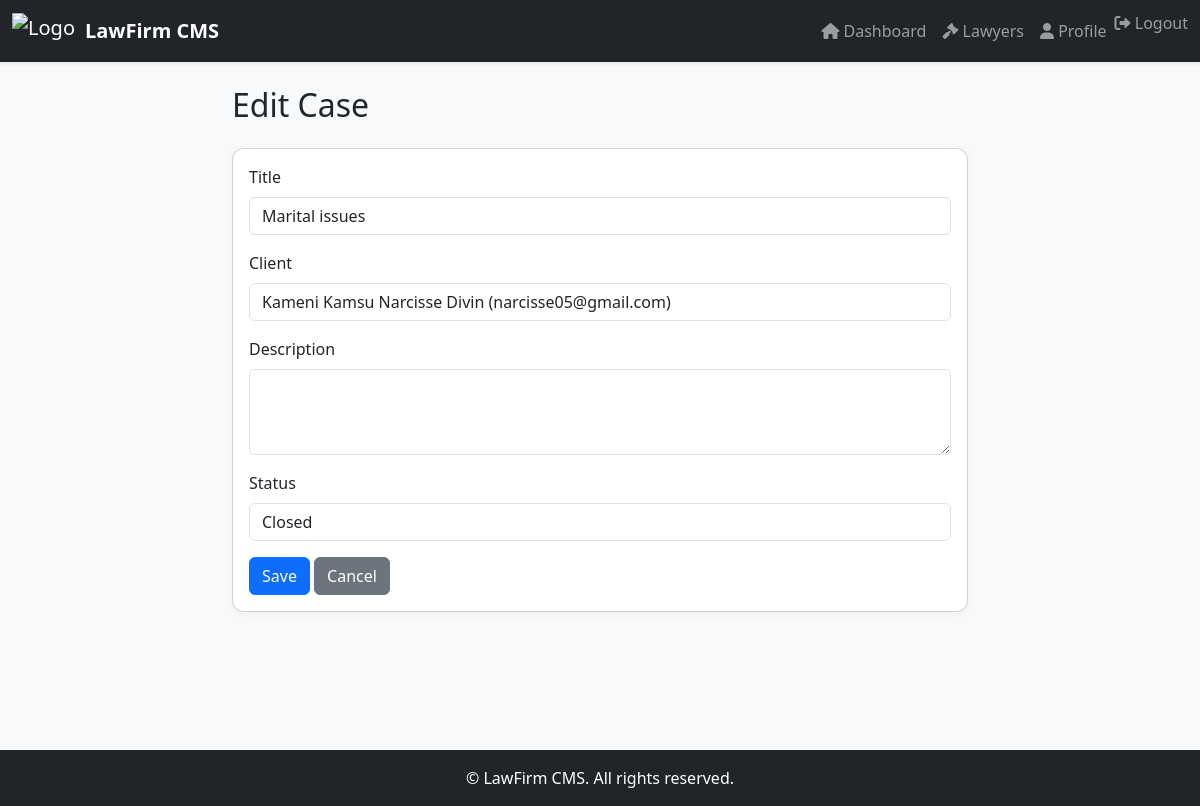
Page /case/2/edit/ (signed in) on the committed database.
### core/models.py (models this page shows, shortened)
class Case(models.Model):
    STATUS = [
        ('open',    'Open'),
        ('pending', 'Pending'),
        ('closed',  'Closed'),
    ]
    title       = models.CharField(max_length=255)
    client      = models.ForeignKey(Client, on_delete=models.CASCADE)
    description = models.TextField(blank=True)
    lawyer      = models.ForeignKey(User, on_delete=models.SET_NULL, null=True)
    status    = models.CharField(max_length=20, choices=STATUS, default='open')
    opened_on = models.DateField(auto_now_add=True)
    due_date  = models.DateField(null=True, blank=True)

### core/views.py (the view)
# urls.py: path('case/<int:pk>/edit/', views.case_update, name='case_update'),
@login_required
@group_required('Admin', 'Lawyer')
def case_update(request, pk):
    case = get_object_or_404(Case, pk=pk)
    if request.method == 'POST':
        form = CaseForm(request.POST, instance=case)
        if form.is_valid():
            form.save()
            messages.success(request, f'Case "{case.title}" has been updated successfully.')
            return redirect('case_detail', pk=case.pk)
    else:
        form = CaseForm(instance=case)
    return render(request, 'form_template.html', {'form': form, 'title': 'Edit Case'})

### core/forms.py
class CaseForm(forms.ModelForm):
    class Meta:
        model = Case
        fields = ['title', 'client', 'description', 'status']
        widgets = {
            'description': forms.Textarea(attrs={'rows': 3}),
        }

### core/models.py (called while the page is built)
    def __str__(self):
        return f"{self.name} ({self.email})"

### core/templatetags/form_filters.py (called while the page is built)
@register.filter(name='add_class')
def add_class(field, css_class):
    if hasattr(field, 'as_widget'):
        return field.as_widget(attrs={'class': css_class})
    return field

### core/templates/form_template.html (shortened to what this page needs)
{% extends 'base.html' %}
{% block content %}
{% load form_filters %}
<div class="row">
    <div class="col-md-8 offset-md-2">
        <h2 class="mb-4">{{ title }}</h2>
        <div class="card">
            <div class="card-body">
                <form method="post">
                    {% for field in form %}
                        <div class="mb-3">
                            <label for="{{ field.id_for_label }}" class="form-label">{{ field.label }}</label>
                            {{ field|add_class:"form-control" }}
                        </div>
                    {% endfor %}
                    <button type="submit" class="btn btn-primary">Save</button>
                    <a href="{% url 'dashboard' %}" class="btn btn-secondary">Cancel</a>
                </form>
            </div>
        </div>
    </div>
</div>
{% endblock %}

### core/templates/base.html (style rules this page uses)
body { background-color: #f8f9fa; }
.card { box-shadow: 0 2px 8px rgba(0,0,0,0.04); border-radius: 12px; }

### rows in the picture
Case: form "Marital issues" "Kameni Kamsu Narcisse Divin (narcisse05@gmail.com)" "Closed"

### other values in the picture
{{ title }} "Edit Case"
{{ field.label }} "Title" "Client" "Description" "Status"
